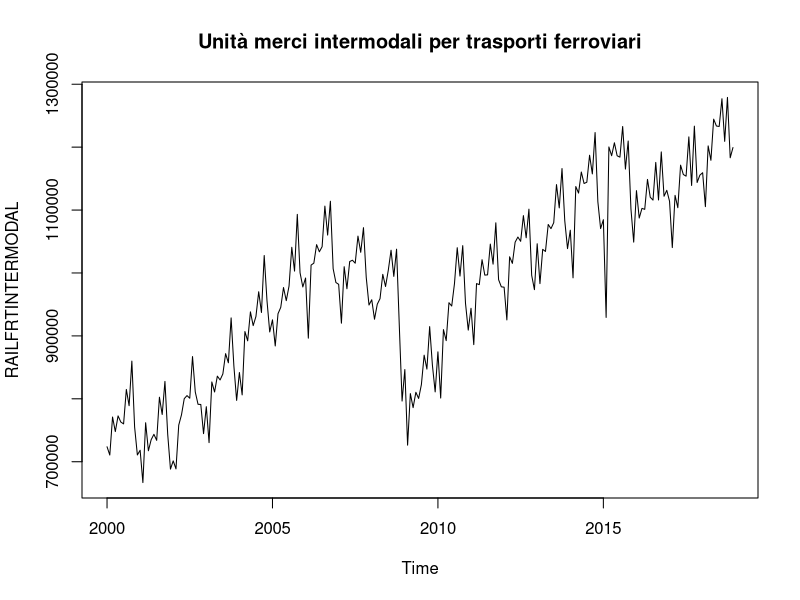
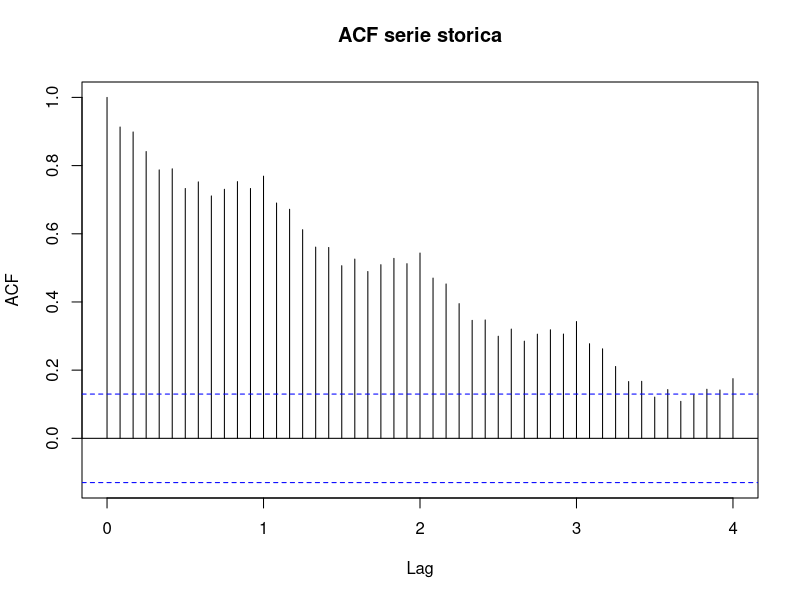
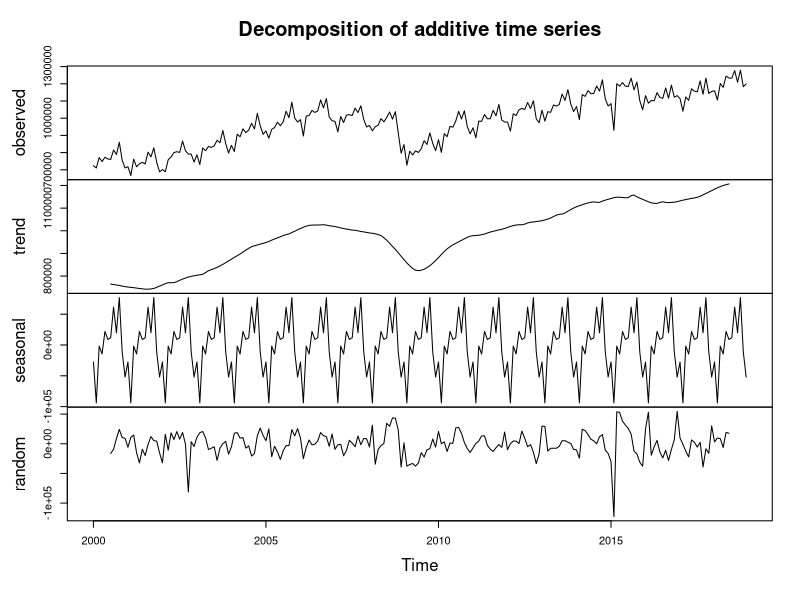
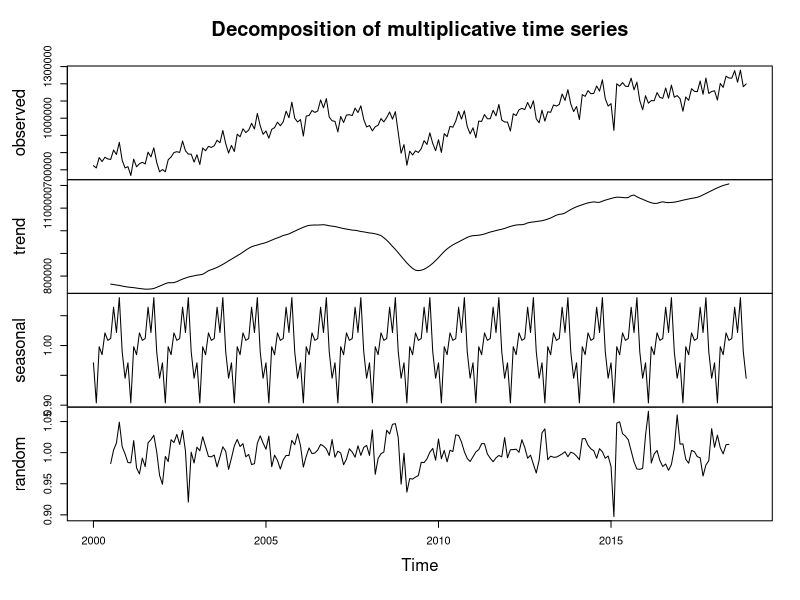
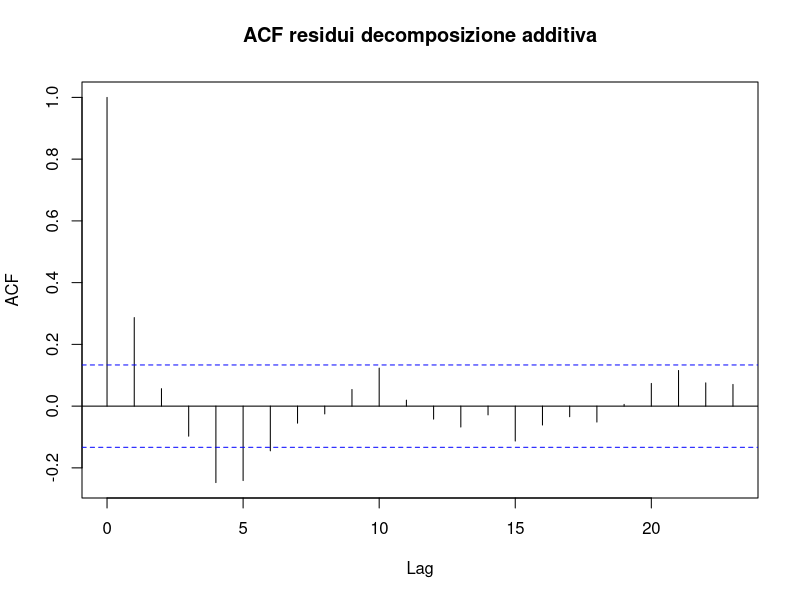
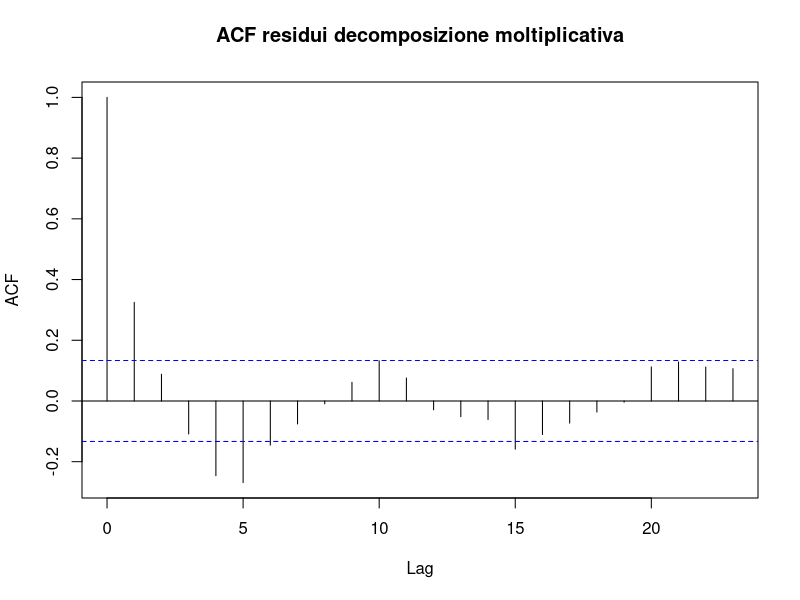
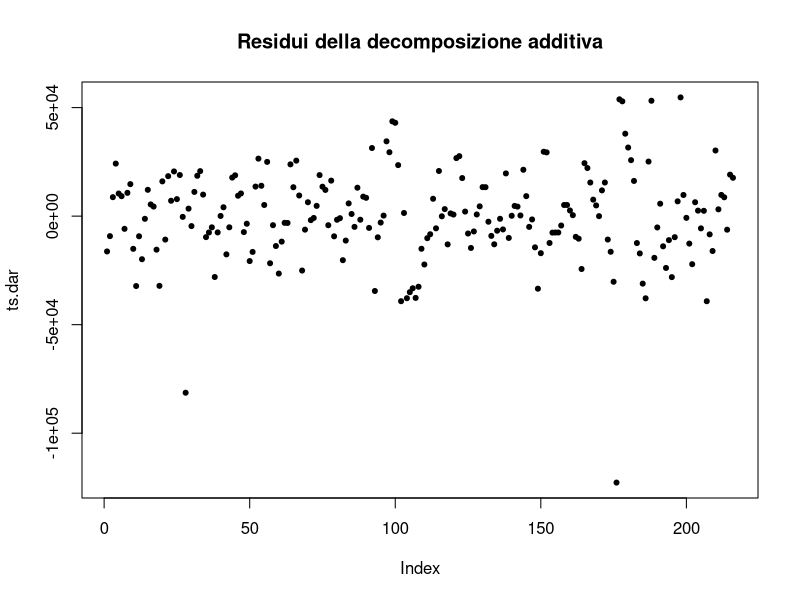
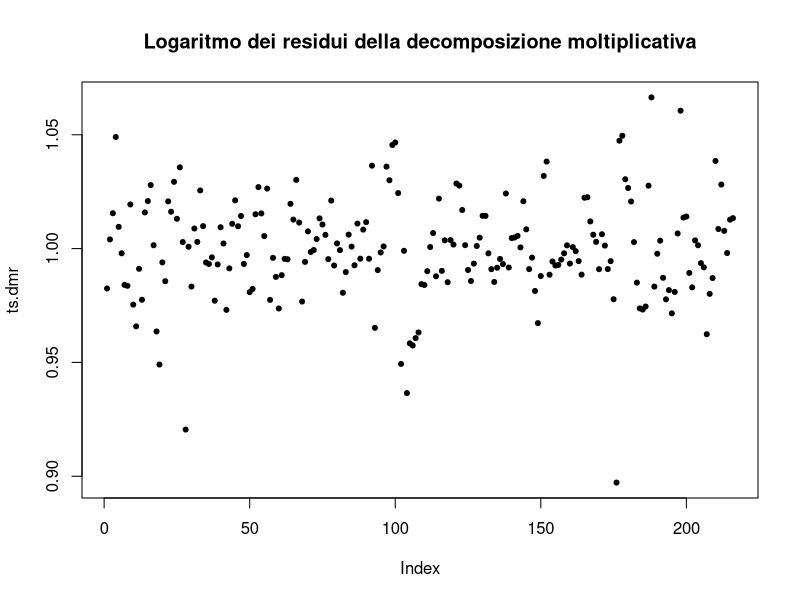

Recreate these plots in R, in order.
## ---- chunk 1
A = read.csv("RAILFRTINTERMODAL.csv", row.names = 1, stringsAsFactors = F)
ts = ts(A, deltat=1/12, start = c(2000,1))
ts.da = decompose(ts, type = "a")
ts.dm = decompose(ts, type = "m")
ts.dar=as.vector(window(ts.da$random,c(2000,7),c(2018,6)))
ts.dmr=as.vector(window(ts.dm$random,c(2000,7),c(2018,6)))
ts.hwa = HoltWinters(ts, seasonal = "a")
ts.hwm = HoltWinters(ts, seasonal = "m")
l=length(ts)
res.hwa=rep(0,24)
res.hwm=rep(0,24)
j=1
for(i in (l-24):(l-1)){
  ts_cv=ts(ts[1:i],frequency=12,start=c(2000,1))
  ts.hwa=HoltWinters(ts_cv,seasonal="additive")
  ts.hwm=HoltWinters(ts_cv,seasonal="multiplicative")
  ts.hwa.p=predict(ts.hwa,1)
  ts.hwm.p=predict(ts.hwm,1)
  res.hwa[j]=ts.hwa.p - ts[i+1]
  res.hwm[j]=ts.hwm.p - ts[i+1]
  j=j+1
}
ts.ar = ar(ts)
ts.ls = ar(ts, method = "ols")
ts.ar.r=na.omit(ts.ar$resid)
ts.ls.r=na.omit(ts.ls$resid)
## ---- chunk 2
plot(ts, main = "Unità merci intermodali per trasporti ferroviari")
acf(ts, 48, main = "ACF serie storica")
## ---- chunk 3
plot(ts.da)
plot(ts.dm)
## ---- chunk 4
acf(ts.dar, main = "ACF residui decomposizione additiva")
acf(ts.dmr, main = "ACF residui decomposizione moltiplicativa")
## ---- chunk 5
plot(ts.dar,pch = 20, main = "Residui della decomposizione additiva")
plot(ts.dmr,pch = 20, main = "Logaritmo dei residui della decomposizione moltiplicativa")
## ---- chunk 6
ts.stl = stl(ts[,1], 7)
plot(ts.stl)
plot(ts.stl$time.series[,3], main = "Serie dei residui")
## ---- chunk 7
ts.plot(ts,ts.hwa$fitted[,1],col=c("black","red"), main = "Holt-Winters additivo")
ts.plot(ts,ts.hwm$fitted[,1],col=c("black","red"), main = "Holt-Winters moltiplicativo")
## ---- chunk 8
C = matrix(nrow = 4, ncol = 3)
C[,1] = c(" ", "alpha", "beta", "gamma")
C[1, 2] = "HW Additivo"
C[1, 3] = "HW Moltiplicativo"
C[2,2] = ts.hwa$alpha
C[2,3] = ts.hwm$alpha
C[3,2] = ts.hwa$beta
C[3,3] = ts.hwm$beta
C[4,2] = ts.hwa$gamma
C[4,3] = ts.hwm$gamma
knitr::kable(C, format="markdown")
## ---- chunk 9
ts.hwa.r=resid(ts.hwa)
ts.hwm.r=resid(ts.hwm)
vra =var(ts.hwa.r)/var(window(ts,2000))
vrm =var(ts.hwm.r)/var(window(ts,2000))
cat("Varianza non spiegata HW additivo:", vra)
cat("Varianza non spiegata HW moltiplicativo:", vrm)
plot(ts.hwa.r, type = "p", pch = 20, main = "Rappresentazione grafica residui HW-a rispetto al tempo")
plot(ts.hwm.r, type = "p", pch = 20, main = "Rappresentazione grafica residui HW-m rispetto al tempo")

## ---- chunk 10
plot(as.numeric(ts.hwa$fitted[,1]),as.numeric(ts.hwa.r),type="p",pch=20, main = "Rappresentazione grafica residui HW-a rispetto ai valori stimati")
plot(as.numeric(ts.hwm$fitted[,1]),as.numeric(ts.hwm.r),type="p",pch=20, main = "Rappresentazione grafica residui HW-a rispetto ai valori stimati")
## ---- chunk 11
acf(ts.hwa.r, main = "ACF residui HW-a")
acf(ts.hwm.r, main = "ACF residui HW-m")
## ---- chunk 12
cat("Varianza dell'errore nel metodo additivo:", sqrt(mean(res.hwa^2)))
cat("Varianza dell'errore nel metodo moltiplicativo:", sqrt(mean(res.hwm^2)))
train = window(ts, end = c(2016, 12))
test = window(ts, start = c(2017,1), end = c(2018,12))
tscv.hwa.p = predict(HoltWinters(train, seasonal = "a"), 24)
tscv.hwm.p = predict(HoltWinters(train, seasonal = "m"), 24)
ts.plot(test, tscv.hwa.p, tscv.hwm.p, col = c("black", "red", "blue"), main = "Previsione (24 mesi)")
legend("topleft",legend=c("HW additivo", "HW moltiplicativo"), col=c("red", "blue"), lty=1, cex=0.8)
plot(res.hwa,type="b",pch=20,col="red", main = "Errore nella previsione (24 mesi)")
legend("topright",legend=c("HW additivo", "HW moltiplicativo"), col=c("red", "blue"), lty=1, cex=0.8)
lines(res.hwm,type="b",pch=20,col="blue")
## ---- chunk 13
pacf(ts, main = "PACF serie storica")
## ---- chunk 14
ts.plot(ts, ts - ts.ar$resid, col = c("black", "red"), main = "Metodo di Yule Walker")
ts.plot(ts, ts - ts.ls$resid, col = c("black", "blue"), main = "Metodo dei minimi quadrati")
C = matrix(nrow = 2, ncol = 15)
C[1,] = c(round(ts.ar$ar,2), NA, NA)
C[2,] = c(round(ts.ls$ar, 2))
C = data.frame(C)
rownames(C) = c("YW", "OLS")
knitr::kable(C, format="markdown")
## ---- chunk 15
vra =var(ts.ar.r)/var(window(ts,2000))
vrm =var(ts.ls.r)/var(window(ts,2000))
cat("Varianza non spiegata Yule Walker:", vra)
cat("Varianza non spiegata Ordinary Least Squares:", vrm)
plot(ts.ar.r, type = "p", pch = 20, main = "Residui YW")
plot(ts.ls.r, type = "p", pch = 20, main = "Residui OLS")
## ---- chunk 16
pacf(ts.ar.r, main = "PACF residui YW")
pacf(ts.ls.r, main = "PACF residui OLS")
## ---- chunk 17
train = window(ts, end = c(2016, 12))
test = window(ts, start = c(2017,1), end = c(2018,12))
tscv.ar.p = predict(ar(train), n.ahead = 24, se.fit = FALSE)
tscv.ls.p = predict(ar(train, method = "ols"), n.ahead = 24, se.fit = FALSE)
ts.plot(test, tscv.ar.p, tscv.ls.p, col = c("black", "red", "blue"), main = "Previsione (24 mesi)")
legend("topleft",legend=c("Yule Walker", "Minimi quadrati"), col=c("red", "blue"), lty=1, cex=0.8)

l=length(ts)
res.arv=rep(0,24)
res.lsv=rep(0,24)
j=1
for(i in (l-24):(l-1)){
  ts_cv=ts(ts[1:i],frequency=12,start=c(2000,1))
  ts.arv=ar(ts_cv)
  ts.lsv=ar(ts_cv, method = "ols")
  ts.arv.p=predict(ts.arv,n.ahead = 1, se.fit = FALSE)
  ts.lsv.p=predict(ts.lsv,n.ahead= 1, se.fit = FALSE)
  res.arv[j]=ts.arv.p - ts[i+1]
  res.lsv[j]=ts.lsv.p - ts[i+1]
  j=j+1
}
cat(" Varianza dell'errore nel metodo Yule Walker:", sqrt(mean(res.arv^2)))
cat(" Varianza dell'errore nel metodo dei minimi quadrati:", sqrt(mean(res.lsv^2)))
plot(res.arv,type="b",pch=20,col="red", main = "Errore nella previsione (24 mesi)")
lines(res.lsv,type="b",pch=20,col="blue")
legend("topright",legend=c("Yule Walker", "Minimi quadrati"), col=c("red", "blue"), lty=1, cex=0.8)
## ---- chunk 18
hist(ts.ls.r, 20, freq = F)
lines(density(ts.ls.r),col="blue")
lines(sort(ts.ls.r), dnorm(sort(ts.ls.r), mean(ts.ls.r), sd(ts.ls.r)), col = "red")
qqnorm(ts.ls.r, pch = 20)
qqline(ts.ls.r)
shapiro.test(ts.ls.r)
